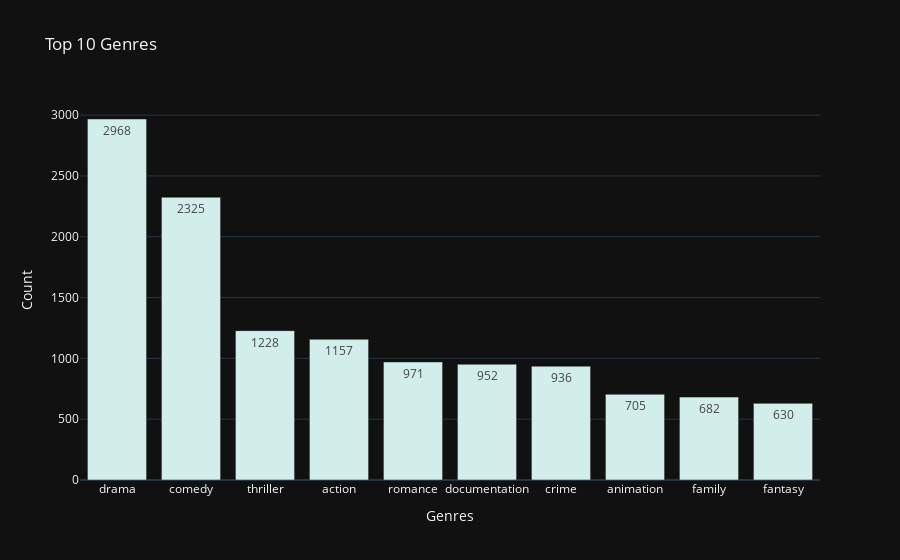

The notebook cell this image was saved under:
### Code cell
genres_fig = px.bar(y=top_10_genres.values,x=top_10_genres.index,text=top_10_genres,title="Top 10 Genres",color_discrete_sequence=px.colors.sequential.Teal,template="plotly_dark")
genres_fig.update_layout(xaxis_title="Genres",yaxis_title="Count")
genres_fig.show()

#what if i dont save the file??

### Figure 1 — Plotly figure (JSON) as saved in the notebook; plotly's stock layout.template omitted (floating-point values rounded to 4 significant figures)
{"data": [{"alignmentgroup": "True", "hovertemplate": "x=%{x}<br>y=%{y}<br>text=%{text}<extra></extra>", "legendgroup": "", "marker": {"color": "rgb(209, 238, 234)", "pattern": {"shape": ""}}, "name": "", "offsetgroup": "", "orientation": "v", "showlegend": false, "text": [2968, 2325, 1228, 1157, 971, 952, 936, 705, 682, 630], "textposition": "auto", "type": "bar", "x": ["drama", "comedy", "thriller", "action", "romance", "documentation", "crime", "animation", "family", "fantasy"], "xaxis": "x", "y": [2968, 2325, 1228, 1157, 971, 952, 936, 705, 682, 630], "yaxis": "y"}], "layout": {"barmode": "relative", "legend": {"tracegroupgap": 0}, "title": {"text": "Top 10 Genres"}, "xaxis": {"anchor": "y", "domain": [0, 1], "title": {"text": "Genres"}}, "yaxis": {"anchor": "x", "domain": [0, 1], "title": {"text": "Count"}}}}
